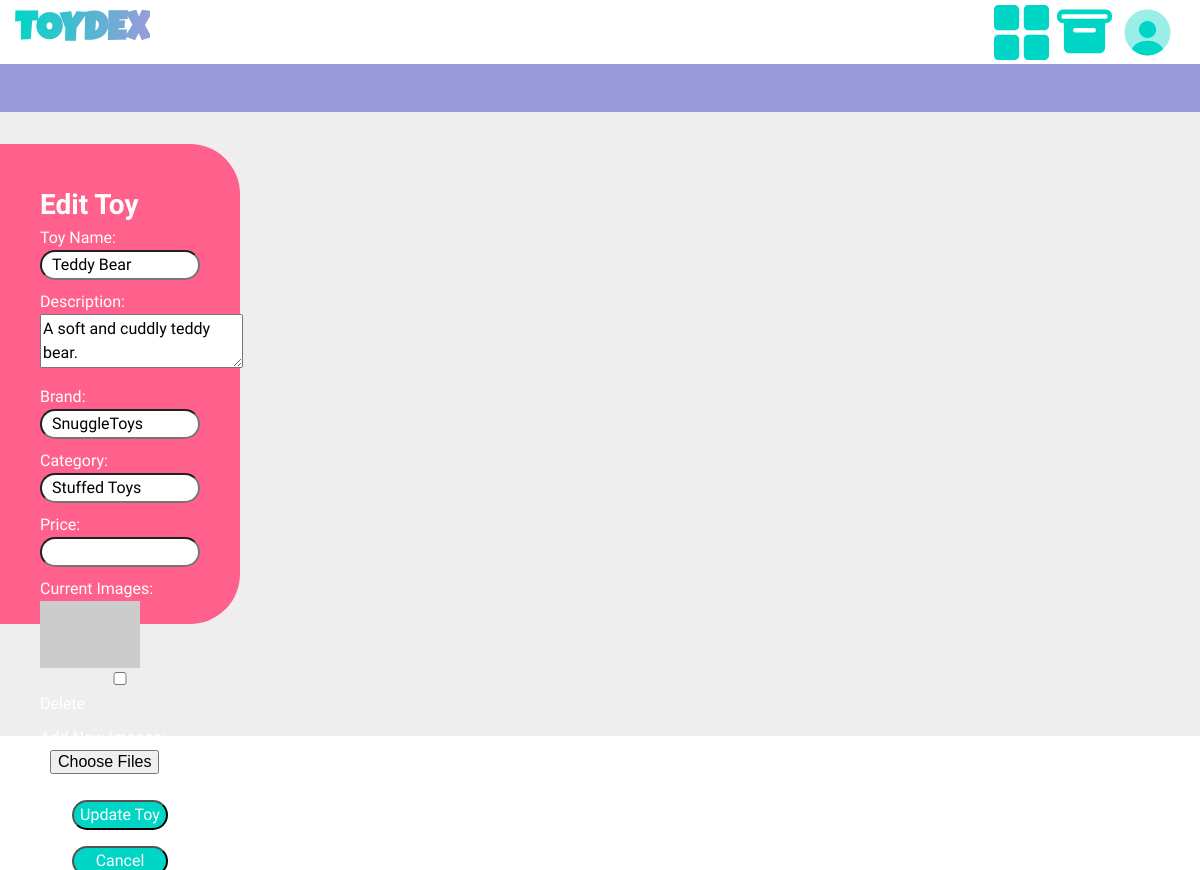
The app's page /edit_toy.php?item_id=1 with its own data.
### tables this page shows
CREATE TABLE `toyitem` (
  `item_id` int(11) NOT NULL,
  `name` varchar(100) NOT NULL,
  `description` text DEFAULT NULL,
  `brand` varchar(100) DEFAULT NULL,
  `category` varchar(100) DEFAULT NULL
);

CREATE TABLE `toyimage` (
  `image_id` int(11) NOT NULL,
  `image_url` varchar(255) NOT NULL,
  `description` text DEFAULT NULL,
  `is_primary_image` tinyint(1) DEFAULT NULL
);

### edit_toy.php (the view, shortened to what this page needs)
<?php
include 'DBConnector.php';
$item_id = $_GET['item_id'];
$sql_toy = "SELECT * FROM toyItem WHERE item_id = '$item_id'";
$result_toy = $conn->query($sql_toy);
$row_toy = $result_toy->fetch_assoc();
$sql_images = "SELECT ti.image_id, ti.image_url FROM toyImage ti JOIN has h ON ti.image_id = h.image_id WHERE h.item_id = '$item_id'";
$result_images = $conn->query($sql_images);
if ($_SERVER["REQUEST_METHOD"] == "POST") {
    $name = $_POST['name'];
    $description = $_POST['description'];
    $brand = $_POST['brand'];
    $category = $_POST['category'];
    $price = $_POST['price'];
    $sql_update = "UPDATE toyItem SET name = '$name', description = '$description', brand = '$brand', category = '$category', price = '$price' WHERE item_id = '$item_id'";
    $conn->query($sql_update);
    if (isset($_POST['delete_images'])) {
        foreach ($_POST['delete_images'] as $del_image_id) {
            $sql_delete_has = "DELETE FROM has WHERE image_id = '$del_image_id' AND item_id = '$item_id'";
            $conn->query($sql_delete_has);
            $sql_check_has = "SELECT * FROM has WHERE image_id = '$del_image_id'";
            $result_check = $conn->query($sql_check_has);
            if ($result_check->num_rows == 0) {
                $sql_delete_image = "DELETE FROM toyImage WHERE image_id = '$del_image_id'";
                $conn->query($sql_delete_image);
            }
        }
    }
    if (isset($_FILES['new_images']) && $_FILES['new_images']['error'][0] == 0) {
        $upload_dir = 'Uploads/';
        foreach ($_FILES['new_images']['tmp_name'] as $key => $tmp_name) {
            $file_name = $_FILES['new_images']['name'][$key];
            $file_tmp = $_FILES['new_images']['tmp_name'][$key];
            $image_id = 'img_' . uniqid();
            $uploaded_file = $upload_dir . basename($file_name);
            if (move_uploaded_file($file_tmp, $uploaded_file)) {
                $sql_image = "INSERT INTO toyImage (image_id, image_url, description, is_primary_image) VALUES ('$image_id', '$uploaded_file', '', 0)";
                $conn->query($sql_image);
                $sql_has = "INSERT INTO has (item_id, image_id) VALUES ('$item_id', '$image_id')";
                $conn->query($sql_has);
            }
        }
    }
    echo "Toy updated successfully";
} else {
    ?>
    <!DOCTYPE html>
    <html lang="en">
    <head>
        <link rel="stylesheet" href="styles.css">
    </head>
    <body>
        <section class="home">
            <header>
                <div class="main-header">
                    <h1 class="toydex-logo">TOYDEX</h1>
                    <nav>
                        <ul>
                            <li><a href="home.php"><img src="images/view-grid-svgrepo-com.svg" alt="home"></a></li>
                            <li><a href="#"><img src="images/inventory-svgrepo-com.svg" alt="inventory"></a></li>
                            <li><a href="#"><img src="images/profile-circle-svgrepo-com.svg" alt="profile"></a></li>
                        </ul>
                    </nav>
                </div>
                <div class="divider"></div>
            </header>
            <section class="filter-item-container">
                <div class="filter-container">
                    <h2>Edit Toy</h2>
                    <form method="post" action="edit_toy.php?item_id=<?php echo $item_id; ?>" enctype="multipart/form-data" class="form-vertical">
                        <div class="form-group">
                            <label for="name">Toy Name:</label>
                            <input type="text" id="name" name="name" value="<?php echo $row_toy['name']; ?>" required>
                        </div>
                        <div class="form-group">
                            <label for="description">Description:</label>
                            <textarea id="description" name="description"><?php echo $row_toy['description']; ?></textarea>
                        </div>
                        <div class="form-group">
                            <label for="brand">Brand:</label>
                            <input type="text" id="brand" name="brand" value="<?php echo $row_toy['brand']; ?>" required>
                        </div>
                        <div class="form-group">
                            <label for="category">Category:</label>
                            <input type="text" id="category" name="category" value="<?php echo $row_toy['category']; ?>" required>
                        </div>
                        <div class="form-group">
                            <label for="price">Price:</label>
                            <input type="number" step="0.01" id="price" name="price" value="<?php echo $row_toy['price']; ?>" required>
                        </div>
                        <div class="form-group">
                            <label>Current Images:</label>
                            <?php while ($row_image = $result_images->fetch_assoc()) { ?>
                                <img src="<?php echo $row_image['image_url']; ?>" width="100">
                                <input type="checkbox" name="delete_images[]" value="<?php echo $row_image['image_id']; ?>"> Delete<br>
                            <?php } ?>
                        </div>
                        <div class="form-group">
                            <label for="new_images">Add New Images:</label>
                            <input type="file" id="new_images" name="new_images[]" multiple>
                        </div>
                        <div class="form-group">
                            <button type="submit">Update Toy</button>
                            <button type="button" onclick="window.location.href='home.php'">Cancel</button>
                        </div>
                    </form>
                </div>
            </section>
        </section>
    </body>
    </html>
    <?php
}
?>

### styles.css (style rules this page uses)
*, *::before, *::after { box-sizing: border-box; }
* { margin: 0; }
@media (prefers-reduced-motion: no-preference) { html { interpolate-size: allow-keywords; } }
body { line-height: 1.5; -webkit-font-smoothing: antialiased; }
img, picture, video, canvas, svg { display: block; max-width: 100%; }
input, button, textarea, select { font: inherit; }
p, h1, h2, h3, h4, h5, h6 { overflow-wrap: break-word; }
h1, h2, h3, h4, h5, h6 { text-wrap: balance; }
:root { --purple: #999BDB; --green: #00D6C6; --dark-green: #00a99e; --pink: #FF618C; --blue: #00ABF8; --yellow: #FFAB00; --orange: #FF7358; --black: #000000; --grey: #BBBBBB; --light-grey: #EEEEEE; }
body { font-family: "Luckiest Guy", cursive; margin: 0; }
header { display: flex; flex-direction: column; position: sticky; top: 0; z-index: 10; }
.home header .main-header { display: flex; justify-content: space-between; padding: 20px 15px 20px 15px; top: 0; height: 4rem; align-items: center; background-color: white; }
.home header .main-header h1 { background: linear-gradient(to right, var(--green), var(--purple)); -webkit-background-clip: text; background-clip: text; color: transparent; font-size: 2.5rem; }
.home header .main-header nav { display: flex; list-style: none; justify-content: space-between; top: 0; }
.home header .main-header nav ul { display: flex; list-style: none; gap: 0.5rem; margin: 0; overflow: hidden; padding: 10px; }
.home header .main-header nav ul li { transition: .3s ease; }
.home header .main-header nav ul li a { display: block; text-decoration: none; }
.home header .main-header nav ul li a img { width: 55px; height: 55px; }
.home header .divider { height: 3rem; background-color: var(--purple); }
.home .filter-item-container { display: flex; background-color: var(--light-grey); height: 78vh; flex-direction: row; }
.home .filter-item-container .filter-container { background-color: var(--pink); margin-top: 1rem; height: 60vh; width: 20vw; border-radius: 0 50px 50px 0; position: sticky; top: 9rem; font-family: Manjari, sans-serif; color: white; padding: 2.5rem; }
.home .filter-item-container .filter-container h2 { font-size: 1.75rem; }
.home .filter-item-container .filter-container form .form-group > input, .home .filter-item-container .filter-container form .form-group > select { width: 100%; }
.home .filter-item-container .filter-container form .form-group { padding-bottom: 10px; }
.home .filter-item-container .filter-container form .form-group input { border-radius: 50px; padding-left: 10px; }
.home .filter-item-container .filter-container form .form-group button { background-color: #00D6C6; color: white; width: 6rem; border-radius: 50px; display: block; margin: 0 auto; margin-top: 1rem; }

### records on screen
toyitem: name "Teddy Bear", description "A soft and cuddly teddy bear.", brand "SnuggleToys", category "Stuffed Toys"
